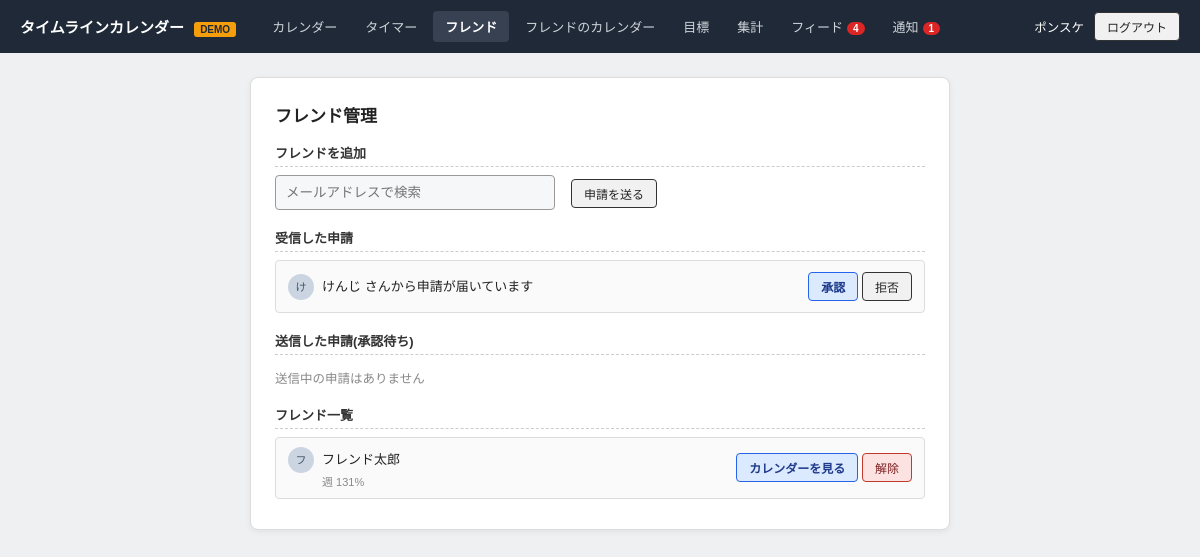
The page /friends (signed in) on the database its author committed.
### tables this page shows
CREATE TABLE users (
            id INTEGER PRIMARY KEY AUTOINCREMENT,
            display_name TEXT NOT NULL,
            email TEXT NOT NULL UNIQUE,
            password_hash TEXT NOT NULL,
            email_verified BOOLEAN NOT NULL DEFAULT 1,
            created_at TEXT NOT NULL
        );

CREATE TABLE friendships (
            id INTEGER PRIMARY KEY AUTOINCREMENT,
            requester_id INTEGER NOT NULL REFERENCES users(id) ON DELETE CASCADE,
            addressee_id INTEGER NOT NULL REFERENCES users(id) ON DELETE CASCADE,
            status TEXT NOT NULL DEFAULT 'pending' CHECK (status IN ('pending', 'accepted', 'declined')),
            created_at TEXT NOT NULL,
            updated_at TEXT NOT NULL,
            UNIQUE (requester_id, addressee_id)
        );

### app.py (the view)
@app.route("/friends", methods=["GET"])
@login_required
def friends_view():
    friends = db.get_friends(g.user["id"])
    for f in friends:
        f["progress"] = db.get_friend_public_progress(f["user_id"])
    return render_template(
        "friends.html",
        friends=friends,
        received=db.get_received_requests(g.user["id"]),
        sent=db.get_sent_requests(g.user["id"]),
    )

### app.py (called while the page is built)
@app.before_request
def load_logged_in_user():
    g.user = None
    user_id = session.get("user_id")
    if user_id:
        g.user = db.get_user_by_id(user_id)
        if g.user is None:
            session.clear()

@app.before_request
def require_email_verified():
    if g.user and not g.user["email_verified"] and request.endpoint not in VERIFY_EXEMPT_ENDPOINTS:
        return redirect(url_for("verify_notice"))

def login_required(view):
    @wraps(view)
    def wrapped(*args, **kwargs):
        if g.user is None:
            return redirect(url_for("login", next=request.path))
        return view(*args, **kwargs)
    return wrapped

@app.context_processor
def inject_badges():
    if g.user:
        return {
            "unread_notifications": db.unread_notification_count(g.user["id"]),
            "unread_feed": db.get_feed_unread_count(g.user["id"]),
        }
    return {}

### db.py (called while the page is built)
def to_str(dt):
    return dt.strftime(DT_FMT)

def parse_dt(s):
    return datetime.strptime(s, DT_FMT)

def get_connection():
    conn = sqlite3.connect(DB_PATH)
    conn.row_factory = sqlite3.Row
    conn.execute("PRAGMA foreign_keys = ON")
    return conn

def get_user_by_id(user_id):
    conn = get_connection()
    try:
        row = conn.execute("SELECT * FROM users WHERE id = ?", (user_id,)).fetchone()
        return dict(row) if row else None
    finally:
        conn.close()

def get_events_range(user_id, range_start, range_end, only_public=False):
    conn = get_connection()
    try:
        query = "SELECT * FROM events WHERE user_id = ? AND start_at < ? AND end_at > ?"
        params = [user_id, to_str(range_end), to_str(range_start)]
        if only_public:
            query += " AND visibility = 'public'"
        query += " ORDER BY start_at"
        rows = conn.execute(query, params).fetchall()
        return [dict(r) for r in rows]
    finally:
        conn.close()

def total_seconds_for_range(user_id, range_start, range_end):
    total = 0
    for ev in get_events_range(user_id, range_start, range_end):
        s = max(parse_dt(ev["start_at"]), range_start)
        e = min(parse_dt(ev["end_at"]), range_end)
        total += max(0, int((e - s).total_seconds()))
    return total

def get_goal(user_id, period):
    conn = get_connection()
    try:
        row = conn.execute(
            "SELECT * FROM goals WHERE user_id = ? AND period = ?", (user_id, period)
        ).fetchone()
        return dict(row) if row else None
    finally:
        conn.close()

### templates/friends.html (shortened to what this page needs)
{% extends "base.html" %}
{% block content %}
<div class="form-window wide">
  <h1>フレンド管理</h1>
  <div class="section-title">フレンドを追加</div>
  <form method="post" action="{{ url_for('friends_request') }}" class="row">
    <input class="field small wide-field" type="email" name="email" placeholder="メールアドレスで検索" required>
    <button type="submit" class="btn btn-sm">申請を送る</button>
  </form>
  <div class="section-title">受信した申請</div>
  {% if received %}
    {% for r in received %}
      <div class="list-row">
        <span><span class="avatar">{{ r.display_name[0] }}</span>{{ r.display_name }} さんから申請が届いています</span>
        <span>
          <form method="post" action="{{ url_for('friends_accept', friendship_id=r.friendship_id) }}" style="display:inline;">
            <button type="submit" class="btn btn-sm btn-primary">承認</button>
          </form>
          <form method="post" action="{{ url_for('friends_decline', friendship_id=r.friendship_id) }}" style="display:inline;">
            <button type="submit" class="btn btn-sm">拒否</button>
          </form>
        </span>
      </div>
    {% endfor %}
  {% else %}
    <p class="empty-note">受信した申請はありません</p>
  {% endif %}
  <div class="section-title">送信した申請(承認待ち)</div>
  {% if sent %}
    {% for r in sent %}
      <div class="list-row">
        <span><span class="avatar">{{ r.display_name[0] }}</span>{{ r.display_name }}</span>
        <form method="post" action="{{ url_for('friends_remove', friendship_id=r.friendship_id) }}" style="display:inline;">
          <button type="submit" class="btn btn-sm">取り消す</button>
        </form>
      </div>
    {% endfor %}
  {% else %}
    <p class="empty-note">送信中の申請はありません</p>
  {% endif %}
  <div class="section-title">フレンド一覧</div>
  {% if friends %}
    {% for f in friends %}
      <div class="list-row">
        <span>
          <span class="avatar">{{ f.display_name[0] }}</span>{{ f.display_name }}
          {% if f.progress %}
            <br><span style="font-size:11px;color:#888; margin-left:34px;">
              {% if f.progress.week %}週 {{ f.progress.week.achievement_rate }}%{% endif %}
            </span>
          {% endif %}
        </span>
        <span>
          <a class="btn btn-sm btn-primary" href="{{ url_for('friend_calendar_view', user_id=f.user_id) }}">カレンダーを見る</a>
          <form method="post" action="{{ url_for('friends_remove', friendship_id=f.friendship_id) }}" style="display:inline;"
                onsubmit="return confirm('フレンドを解除しますか？');">
            <button type="submit" class="btn btn-sm btn-warn">解除</button>
          </form>
        </span>
      </div>
    {% endfor %}
  {% else %}
    <p class="empty-note">フレンドはまだいません</p>
  {% endif %}
</div>
{% endblock %}

### templates/base.html (shortened to what this page needs)
<!DOCTYPE html>
<html lang="ja">
<head>
<link rel="stylesheet" href="{{ url_for('static', filename='style.css') }}">
</head>
<body>
{% if g.user %}
<header class="topbar">
  <div class="brand">タイムラインカレンダー <span class="demo-badge">DEMO</span></div>
  <nav class="topnav">
    <a href="{{ url_for('calendar_view') }}" class="{{ 'active' if request.endpoint in ('calendar_view',) else '' }}">カレンダー</a>
    <a href="{{ url_for('timer_view') }}" class="{{ 'active' if request.endpoint == 'timer_view' else '' }}">タイマー</a>
    <a href="{{ url_for('friends_view') }}" class="{{ 'active' if request.endpoint == 'friends_view' else '' }}">フレンド</a>
    <a href="{{ url_for('select_friend_calendar') }}" class="{{ 'active' if request.endpoint == 'select_friend_calendar' or request.endpoint == 'friend_calendar_view' else '' }}">フレンドのカレンダー</a>
    <a href="{{ url_for('goals_view') }}" class="{{ 'active' if request.endpoint == 'goals_view' else '' }}">目標</a>
    <a href="{{ url_for('reports_view') }}" class="{{ 'active' if request.endpoint == 'reports_view' else '' }}">集計</a>
    <a href="{{ url_for('feed_view') }}" class="{{ 'active' if request.endpoint == 'feed_view' else '' }}">フィード{% if unread_feed %}<span class="nav-badge">{{ unread_feed }}</span>{% endif %}</a>
    <a href="{{ url_for('notifications_view') }}" class="{{ 'active' if request.endpoint == 'notifications_view' else '' }}">通知{% if unread_notifications %}<span class="nav-badge">{{ unread_notifications }}</span>{% endif %}</a>
  </nav>
  <div class="user-area">
    <a href="{{ url_for('account_settings') }}" class="user-name-link">{{ g.user.display_name }}</a>
    <form method="post" action="{{ url_for('logout') }}" style="display:inline;">
      <button type="submit" class="btn btn-sm">ログアウト</button>
    </form>
  </div>
</header>
{% endif %}
<main class="page">
  {% block content %}{% endblock %}
</main>
</body>
</html>

### static/style.css (style rules this page uses)
:root { --line: #999; --line-dark: #333; --bg-page: #eef0f2; --bg-card: #ffffff; --field-bg: #f6f7f8; --accent: #2563eb; --accent-bg: #dbeaff; --today: #fff3cd; --busy: #dbeeff; }
* { box-sizing: border-box; }
body { margin: 0; font-family: "Hiragino Kaku Gothic ProN", "Yu Gothic", "Meiryo", sans-serif; background: var(--bg-page); color: #222; }
.topbar { display: flex; align-items: center; background: #1f2937; color: #fff; padding: 10px 20px; gap: 24px; }
.brand { font-weight: bold; font-size: 15px; }
.demo-badge { background: #f59e0b; color: #1f2937; font-size: 10px; font-weight: bold; padding: 2px 6px; border-radius: 3px; margin-left: 6px; vertical-align: middle; }
.topnav { display: flex; gap: 4px; flex: 1; }
.topnav a { color: #d1d5db; text-decoration: none; font-size: 13px; padding: 6px 12px; border-radius: 4px; }
.topnav a.active { background: #374151; color: #fff; font-weight: bold; }
.user-area { display: flex; align-items: center; gap: 10px; font-size: 12.5px; }
.page { max-width: 980px; margin: 24px auto; padding: 0 16px; }
.auth-window, .form-window { max-width: 420px; background: var(--bg-card); border: 1px solid #ddd; border-radius: 8px; padding: 24px; margin: 0 auto; box-shadow: 0 2px 6px rgba(0,0,0,0.06); }
.form-window.wide { max-width: 700px; }
h1 { font-size: 17px; margin: 0 0 16px; }
.field, input.field, textarea.field { width: 100%; border: 1px solid var(--line); background: var(--field-bg); border-radius: 4px; padding: 9px 10px; font-size: 13.5px; color: #222; font-family: inherit; }
.field.small { width: auto; display: inline-block; }
.field.wide-field { width: 280px; }
.row { display: flex; gap: 16px; align-items: flex-end; flex-wrap: wrap; }
.btn { display: inline-block; border: 1px solid var(--line-dark); background: #f1f1f1; padding: 8px 16px; border-radius: 4px; font-size: 13px; cursor: pointer; color: #222; text-decoration: none; margin: 2px 0; }
.btn-primary { background: var(--accent-bg); border-color: var(--accent); font-weight: bold; color: #1e3a8a; }
.btn-warn { background: #fde2e2; border-color: #c0392b; color: #7a1f1f; }
.btn-sm { padding: 5px 12px; font-size: 12px; }
.section-title { font-weight: bold; font-size: 13px; margin: 18px 0 8px; padding-bottom: 4px; border-bottom: 1px dashed #ccc; color: #333; }
.section-title:first-of-type { margin-top: 0; }
.list-row { display: flex; align-items: center; justify-content: space-between; border: 1px solid #ddd; border-radius: 4px; padding: 9px 12px; margin-bottom: 6px; font-size: 13px; background: #fafafa; }
.avatar { width: 26px; height: 26px; border-radius: 50%; background: #cbd5e1; display: inline-block; margin-right: 8px; text-align: center; line-height: 26px; font-size: 11px; color: #475569; }
.empty-note { font-size: 12.5px; color: #888; }
.nav-badge { display: inline-block; background: #dc2626; color: #fff; font-size: 10px; font-weight: bold; padding: 1px 6px; border-radius: 10px; margin-left: 4px; vertical-align: middle; }
.user-name-link { color: #fff; text-decoration: none; font-size: 12.5px; }

### rows shown on the page
users: user.display_name "ポンスケ"
friendships: display_name "け", display_name "けんじ"
users: display_name "フ", display_name "フレンド太郎", progress.week.achievement_rate "131"

### other values the page prints
{{ unread_feed }} "4"
{{ unread_notifications }} "1"
